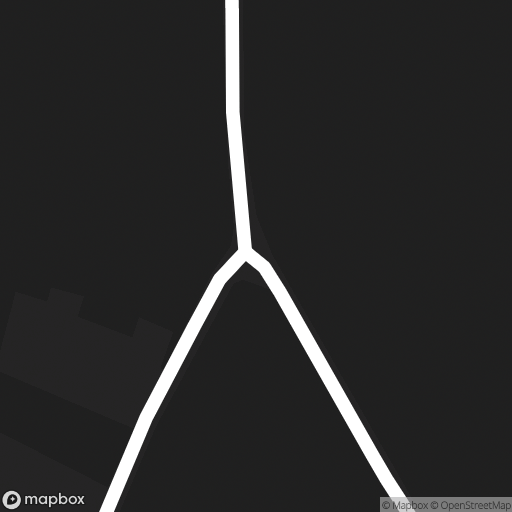
#> input picture mapbox_image1.png, 512 x 512 px, found by its file name
$ jupyter execute semantic_segmentation2.ipynb
#> lines starting #> are read from the running program, lines starting #| are printed output that depends on the picture; after the words box and inside, x2 and y2 are one past the last pixel; in counts of white or black regions, pixels touching at a corner belong together
[cell 1]
import cv2
import numpy as np
import matplotlib.pyplot as plt

[cell 2]
# mapbox_image1.png open and remove last few rows
path = "/Users/senneloobuyck/Library/CloudStorage/OneDrive-UGent/Industrieel/UGent_2022-2023/VENTOUX_v1.0/mapbox_image1.png"

image = cv2.imread(path)
#> image is the input picture: shape (512, 512, 3); mean B, G, R 42.6, 42.6, 42.6

image_gray = cv2.cvtColor(image, cv2.COLOR_BGR2GRAY)

# Define the number of rows to remove from the bottom
rows_to_remove = 20

# Calculate the new height of the image after removing rows
new_height = image.shape[0] - rows_to_remove
#> new_height = 492

# Remove the last rows from the image
image_cropped = image[:new_height, :]
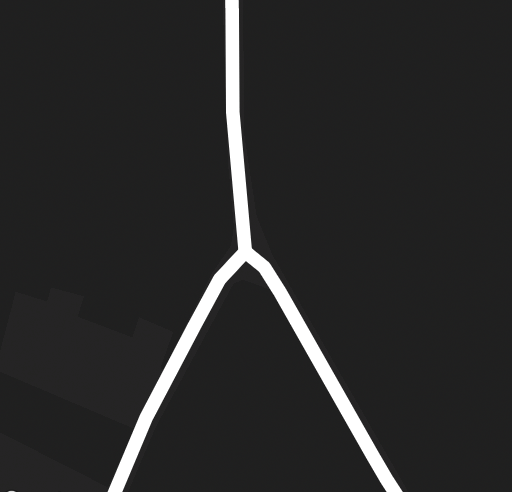
#> image_cropped: shape (492, 512, 3); mean B, G, R 41.7, 41.6, 41.7

# Show the original and cropped images
plt.figure(figsize=(10, 5))
plt.subplot(1, 2, 1)
plt.imshow(cv2.cvtColor(image, cv2.COLOR_BGR2RGB))
plt.title('Original')
plt.subplot(1, 2, 2)
plt.imshow(cv2.cvtColor(image_cropped, cv2.COLOR_BGR2RGB))
plt.title('Cropped')
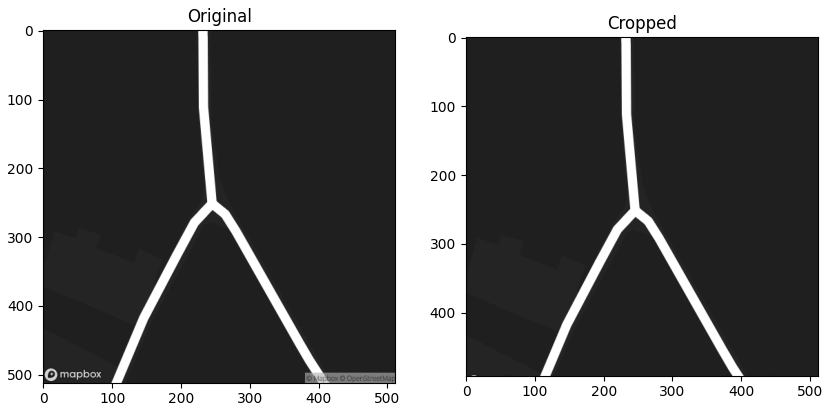
#> figure drawn by matplotlib, 2 panels

[cell 3]
# print(image_cropped)
step = 10
height = image_cropped.shape[0]
#> height = 492
# [8 lines of commented-out code are left out]
width = image_cropped.shape[1]
#> width = 512
for i in range(0, width, step):
    print(f"Column {i}")
    column = image_cropped[:,i]
    plt.plot(column)
    plt.show()
#> this loop made 52 passes
#> pass 1, `plt.show()`:
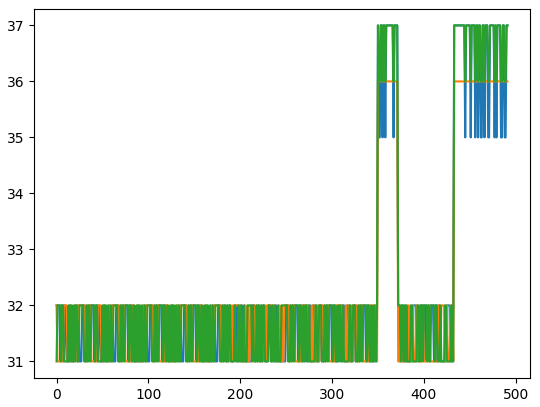
#> figure drawn by matplotlib, 1 panel; curve peaks at x = 350, y = 37; curve peaks at x = 350, y = 36; curve peaks at x = 350, y = 37
#> pass 2, `plt.show()`:
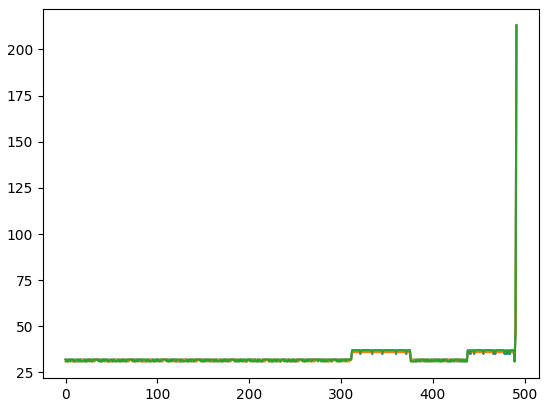
#> figure drawn by matplotlib, 1 panel; curve peaks at x = 491, y = 213; curve peaks at x = 491, y = 213; curve peaks at x = 491, y = 213


# [4 lines of commented-out code are left out]

# Harris corner detection to detect the corners

[cell 4]
# detect corners using harris corner detection
image_cropped_gray = cv2.cvtColor(image_cropped, cv2.COLOR_BGR2GRAY)

dst = cv2.cornerHarris(image_cropped_gray, 3, 5, 0.04)
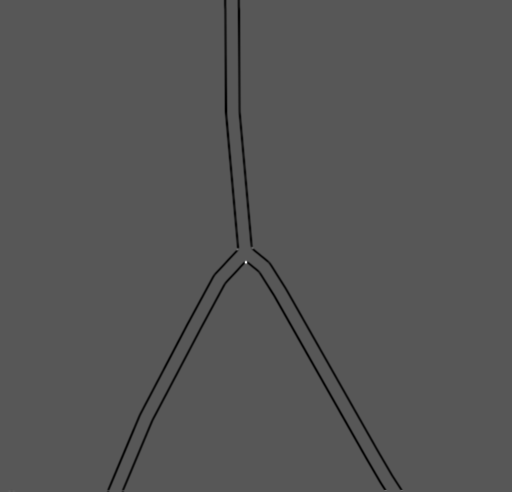
#> dst: shape (492, 512) float32; min -0.938, max 1.78, mean -0.0114; drawn with min black and max white
# dst = cv2.dilate(dst, None)
print(image_cropped.shape)
#| (492, 512, 3)
print(dst.shape)
#| (492, 512)

# Threshold for an optimal value, it may vary depending on the image
# Now go over each element of dst and see if it is greater than threshold
for i in range(dst.shape[0]):
    for j in range(dst.shape[1]):
        if dst[i,j]>0.01*dst.max():
            cv2.circle(image_cropped, (j,i), 3, (0, 0, 255), -1)
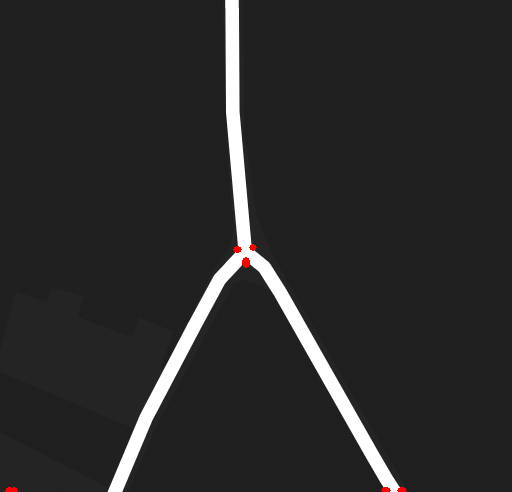
#> image_cropped: shape (492, 512, 3); 0.11% of pixels changed, all inside (x1, y1, x2, y2) = (5, 244, 407, 492)

plt.imshow(cv2.cvtColor(image_cropped, cv2.COLOR_BGR2RGB))
plt.show()

$ run again, with mapbox_image.png copied over mapbox_image1.png
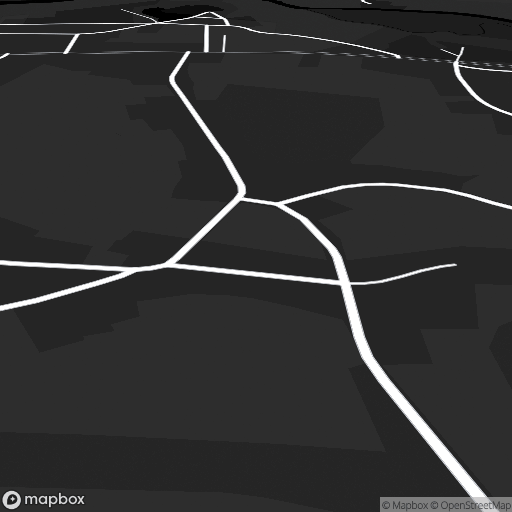
#> input picture mapbox_image.png, 512 x 512 px, found by its file name
#> image is the input picture: shape (512, 512, 3); mean B, G, R 50, 50, 49.9
#> the loop `for i in range(0, width, step):` made 52 passes
#> pass 1, `plt.show()`:
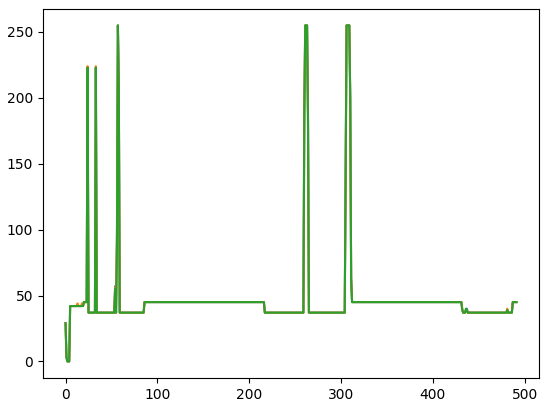
#> figure drawn by matplotlib, 1 panel; curve peaks at x = 57, y = 255; curve peaks at x = 57, y = 255; curve peaks at x = 57, y = 255
#| (492, 512, 3)
#| (492, 512)
#> after the loop `for i in range(dst.shape[0]):`:
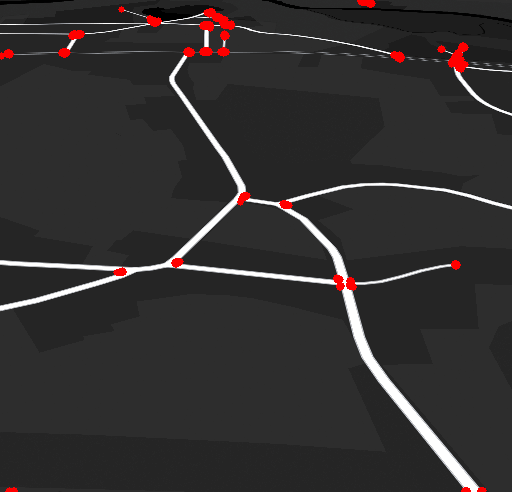
#> image_cropped: shape (492, 512, 3); mean B, G, R 48.2, 48.2, 50.9
